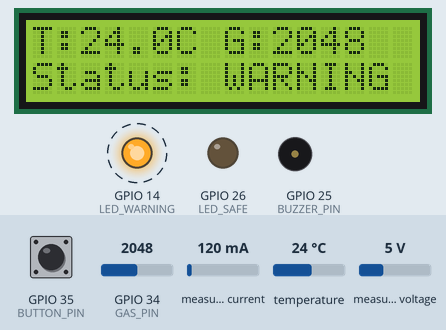
This sketch was run on a simulated ESP32. Shown: 16×2 character LCD, output pins drawn as LEDs (lit = HIGH), buzzer (waves = sounding, pin HIGH). Dashed ring = blinking. Inputs (shaded band) come from the test bench; at power-on: GPIO 34 (GAS_PIN) = 2048, GPIO 35 (BUTTON_PIN) HIGH, temperature 24 °C, measured current 120 mA, measured voltage 5 V. WiFi joins after 1.5 s; servers stay silent unless stated; uploads are accepted with an empty reply; not simulated (calls return 0 or success): secrets.h; what the sketch prints to the serial monitor is not drawn.

Above: at 2.9 s.
3.0 s: GPIO 34 (GAS_PIN) set to 1563
At 4.1 s:
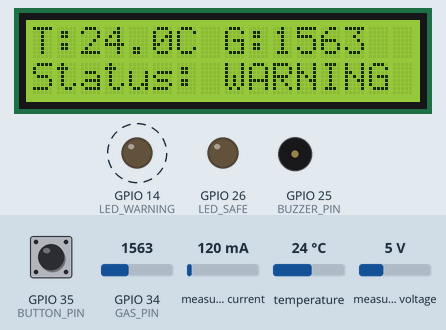
7.1 s: GPIO 34 (GAS_PIN) set to 1466
At 7.8 s:
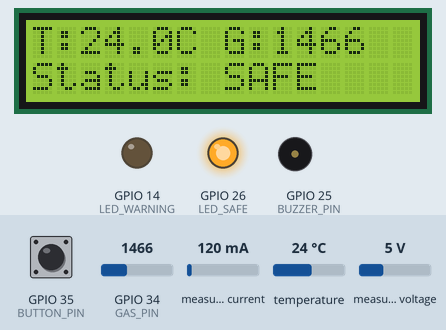
8.8 s: GPIO 34 (GAS_PIN) set to 2540
At 10.1 s:
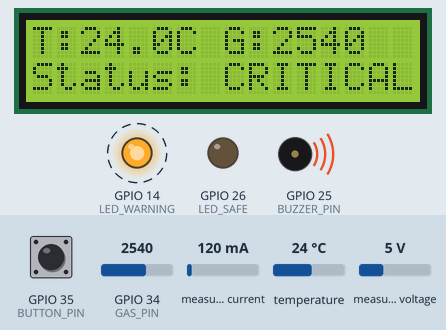
12.9 s: GPIO 35 (BUTTON_PIN) pulled LOW for 3.2 s
At 16.2 s:
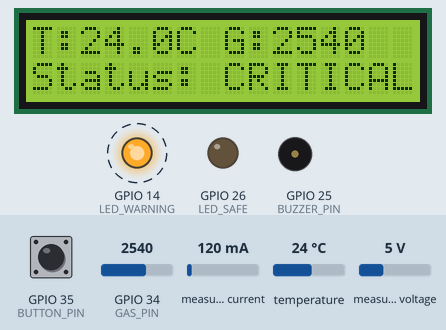
20.2 s: temperature set to 12 °C
At 20.8 s:
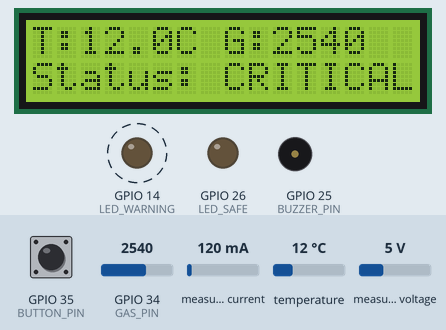
22.9 s: temperature set to 19 °C
At 24.2 s:
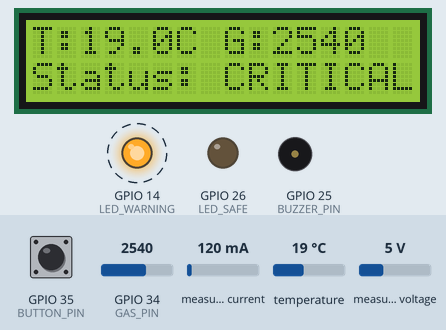
Timing chart, 0 to 26.9 s (numbered marks = the images above; inputs shaded):
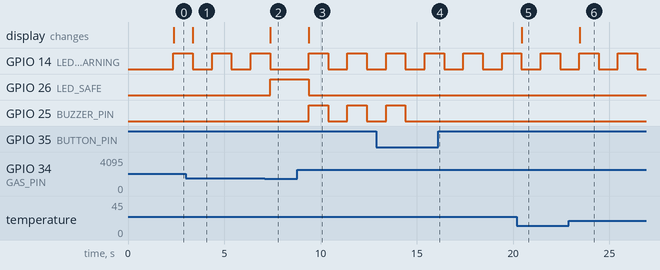

Measured:
- the behaviour switches between 1500 and 1499 on GPIO 34 (GAS_PIN) (found by bisection; images 1 and 2)
- after the input at 3.0 s, the display: changes after 0.38 s (image 1)
- after the input at 7.1 s, GPIO 14 (LED_WARNING): goes on until 7.4 s, then stays LOW; GPIO 26 (LED_SAFE): LOW → HIGH after 0.28 s; the display: changes after 0.29 s (image 2)
- after the input at 8.8 s, GPIO 14 (LED_WARNING), GPIO 25 (BUZZER_PIN): alternates HIGH for 1.0 s and LOW for 1.0 s, starting after 0.58 s; GPIO 26 (LED_SAFE): HIGH → LOW after 0.58 s; the display: changes after 0.60 s (image 3)
- after the input at 12.9 s, GPIO 25 (BUZZER_PIN): goes on until 14.4 s, then stays LOW
- after the input at 20.2 s, the display: changes after 0.24 s (image 5)
- after the input at 22.9 s, the display: changes after 0.55 s (image 6)
- by itself, GPIO 14 (LED_WARNING): alternates HIGH for 1.0 s and LOW for 1.0 s

The sketch:

industrial_shield.ino
```cpp
#include <Arduino.h>

#include "config.h"
#include "sensor_data.h"
#include "temperature_sensor.h"
#include "gas_sensor.h"
#include "power_monitor.h"
#include "risk_assessment.h"
#include "emergency_response.h"
#include "lcd_display.h"
#include "wifi_manager.h"
#include "backend_client.h"

bool inaAvailable = false;

unsigned long lastReadingTime = 0;
unsigned long lastBackendTime = 0;

SensorData readings;

void setup() {
    Serial.begin(115200);

    Serial.println();
    Serial.println("================================");
    Serial.println("       INDUSTRIAL SHIELD");
    Serial.println("================================");

    initTemperatureSensor();
    initGasSensor();
    setupEmergencyResponse();
    initLCD();

    inaAvailable = initPowerMonitor();

    Serial.print("INA219: ");
    Serial.println(inaAvailable ? "Connected" : "Not detected");

    connectWiFi();

    Serial.println("Initialization complete");
}

void loop() {
    unsigned long now = millis();

    if (now - lastReadingTime >= 1000) {
        lastReadingTime = now;

        readings.temperature = readTemperature();
        readings.gasLevel = readGasLevel();

        readings.voltage = 0;
        readings.current = 0;
        readings.power = 0;

        if (inaAvailable) {
            readings.voltage = readBusVoltage();
            readings.current = readCurrent();
            readings.power = readPower();
        }

        RiskLevel risk = calculateRisk(readings);

        updateEmergencyResponse(risk);

        updateLCD(
            readings.temperature,
            readings.gasLevel,
            risk
        );

        Serial.println("------------------------------");

        Serial.print("Temperature: ");
        Serial.println(readings.temperature);

        Serial.print("Gas: ");
        Serial.println(readings.gasLevel);

        if (inaAvailable) {
            Serial.print("Voltage: ");
            Serial.println(readings.voltage);

            Serial.print("Current: ");
            Serial.println(readings.current);

            Serial.print("Power: ");
            Serial.println(readings.power);
        }

        Serial.print("Risk: ");
        Serial.println(getRiskLabel(risk));

        Serial.println("------------------------------");
    }

    if (now - lastBackendTime >= 2000) {
        lastBackendTime = now;

        // Backend model rejects the -999 sensor-disconnected
        // value, so do not submit invalid temperature readings.
        if (readings.temperature > -100) {
            bool buzzerOn =
                digitalRead(BUZZER_PIN) == HIGH;

            sendSensorData(
                readings.gasLevel,
                readings.temperature,
                false,
                buzzerOn
            );
        } else {
            Serial.println(
                "Backend skipped: temperature sensor error"
            );
        }
    }

    delay(10);
}
```

backend_client.h
```cpp
#pragma once

#include <Arduino.h>
#include <WiFi.h>
#include <HTTPClient.h>
#include <ArduinoJson.h>

const char* BACKEND_URL =
     "http://192.168.1.4:8000/api/sensors/readings";

void sendSensorData(
    float gasValue,
    float temperature,
    bool relayOn,
    bool buzzerOn
) {
    if (WiFi.status() != WL_CONNECTED) {
        Serial.println("Backend skipped: Wi-Fi disconnected");
        return;
    }

    HTTPClient http;

    http.begin(BACKEND_URL);
    http.setTimeout(3000);
    http.addHeader("Content-Type", "application/json");

    StaticJsonDocument<200> doc;

    doc["gas_value"] = gasValue;
    doc["temperature"] = temperature;
    doc["relay_on"] = relayOn;
    doc["buzzer_on"] = buzzerOn;

    String requestBody;
    serializeJson(doc, requestBody);

    int responseCode = http.POST(requestBody);

    Serial.print("Backend response: ");
    Serial.println(responseCode);

    if (responseCode > 0) {
        Serial.println(http.getString());
    }

    http.end();
}
```

emergency_response.h
```cpp
#pragma once

#include <Arduino.h>
#include "config.h"
#include "risk_assessment.h"

bool alarmAcknowledged = false;
bool lastButtonState = HIGH;
bool buttonHandled = false;

unsigned long lastButtonChange = 0;
unsigned long lastBlinkTime = 0;
unsigned long lastBuzzerTime = 0;
unsigned long testUntil = 0;

bool warningLedState = false;
bool buzzerState = false;

void setupEmergencyResponse() {
    pinMode(BUTTON_PIN, INPUT);
    pinMode(BUZZER_PIN, OUTPUT);
    pinMode(LED_SAFE, OUTPUT);
    pinMode(LED_WARNING, OUTPUT);

    digitalWrite(BUZZER_PIN, LOW);
    digitalWrite(LED_SAFE, LOW);
    digitalWrite(LED_WARNING, LOW);

    Serial.println("Emergency Response Ready");
}

void updateEmergencyResponse(RiskLevel risk) {
    unsigned long now = millis();
    bool buttonState = digitalRead(BUTTON_PIN);

    if (buttonState != lastButtonState) {
        lastButtonChange = now;
        lastButtonState = buttonState;
    }

    if (now - lastButtonChange >= 40) {
        if (buttonState == LOW && !buttonHandled) {
            buttonHandled = true;

            if (risk != SAFE) {
                alarmAcknowledged = true;
                buzzerState = false;
                digitalWrite(BUZZER_PIN, LOW);
                Serial.println("Alarm silenced");
            } else {
                testUntil = now + 500;
                Serial.println("Buzzer test");
            }
        }

        if (buttonState == HIGH) {
            buttonHandled = false;
        }
    }

    if (risk == SAFE) {
        alarmAcknowledged = false;
        warningLedState = false;
        buzzerState = false;

        digitalWrite(LED_SAFE, HIGH);
        digitalWrite(LED_WARNING, LOW);
        digitalWrite(
            BUZZER_PIN,
            now < testUntil ? HIGH : LOW
        );

        return;
    }

    digitalWrite(LED_SAFE, LOW);

    unsigned long blinkInterval =
        (risk == CRITICAL) ? 150 : 700;

    if (now - lastBlinkTime >= blinkInterval) {
        lastBlinkTime = now;
        warningLedState = !warningLedState;
        digitalWrite(LED_WARNING, warningLedState);
    }

    if (risk == CRITICAL && !alarmAcknowledged) {
        if (now - lastBuzzerTime >= 250) {
            lastBuzzerTime = now;
            buzzerState = !buzzerState;
        }

        digitalWrite(BUZZER_PIN, buzzerState);
    } else {
        buzzerState = false;
        digitalWrite(BUZZER_PIN, LOW);
    }
}
```

gas_sensor.h
```cpp
#pragma once

#include <Arduino.h>
#include "config.h"

void initGasSensor() {
    pinMode(GAS_PIN, INPUT);
}

int readGasLevel() {
    return analogRead(GAS_PIN);
}
```

power_monitor.h
```cpp
#pragma once

#include <Arduino.h>
#include <Wire.h>
#include <Adafruit_INA219.h>

#include "config.h"

Adafruit_INA219 ina219;

bool initPowerMonitor() {
    Wire.begin(INA219_SDA, INA219_SCL);
    return ina219.begin();
}

float readBusVoltage() {
    return ina219.getBusVoltage_V();
}

float readCurrent() {
    return ina219.getCurrent_mA();
}

float readPower() {
    return ina219.getPower_mW();
}
```

risk_assessment.h
```cpp
#pragma once

#include "sensor_data.h"

enum RiskLevel {
    SAFE,
    WARNING,
    CRITICAL
};

RiskLevel calculateRisk(const SensorData& data) {
    if (data.temperature <= -100) {
        return WARNING;
    }

    if (data.temperature >= 70 || data.gasLevel >= 2500) {
        return CRITICAL;
    }

    if (data.temperature >= 55 || data.gasLevel >= 1500) {
        return WARNING;
    }

    return SAFE;
}

const char* getRiskLabel(RiskLevel level) {
    switch (level) {
        case SAFE: return "SAFE";
        case WARNING: return "WARNING";
        case CRITICAL: return "CRITICAL";
        default: return "UNKNOWN";
    }
}
```

sensor_data.h
```cpp
#pragma once

struct SensorData {
    float temperature;
    int gasLevel;
    float voltage;
    float current;
    float power;
};
```

temperature_sensor.h
```cpp
#pragma once

#include <Arduino.h>
#include <OneWire.h>
#include <DallasTemperature.h>
#include "config.h"

OneWire oneWire(TEMP_PIN);
DallasTemperature tempSensor(&oneWire);

void initTemperatureSensor() {
    tempSensor.begin();
}

float readTemperature() {
    tempSensor.requestTemperatures();

    float temperature = tempSensor.getTempCByIndex(0);

    if (temperature == DEVICE_DISCONNECTED_C) {
        return -999.0;
    }

    return temperature;
}
```

wifi_manager.h
```cpp
#pragma once

#include <Arduino.h>
#include <WiFi.h>
#include "secrets.h"

void connectWiFi() {
    Serial.println("Connecting to Wi-Fi...");

    WiFi.mode(WIFI_STA);
    WiFi.begin(WIFI_SSID, WIFI_PASSWORD);

    unsigned long startTime = millis();

    while (WiFi.status() != WL_CONNECTED &&
           millis() - startTime < 10000) {
        delay(500);
        Serial.print(".");
    }

    Serial.println();

    if (WiFi.status() == WL_CONNECTED) {
        Serial.println("Wi-Fi connected");
        Serial.println(WiFi.localIP());
    } else {
        Serial.println("Wi-Fi connection failed");
    }
}
```

config.h
```cpp
#pragma once

#include <Arduino.h>

// Sensors
const uint8_t TEMP_PIN = 32;
const uint8_t GAS_PIN = 34;

// Push button
const uint8_t BUTTON_PIN = 35;

// Buzzer and LEDs
const uint8_t BUZZER_PIN = 25;
const uint8_t LED_SAFE = 26;
const uint8_t LED_WARNING = 14;

// Relay
const uint8_t RELAY_PIN = 33;

// INA219
const uint8_t INA219_SDA = 13;
const uint8_t INA219_SCL = 27;

// LCD
const uint8_t LCD_RS = 18;
const uint8_t LCD_EN = 19;
const uint8_t LCD_D4 = 21;
const uint8_t LCD_D5 = 22;
const uint8_t LCD_D6 = 23;
const uint8_t LCD_D7 = 4;
```

lcd_display.h
```cpp
#pragma once

#include <Arduino.h>
#include <LiquidCrystal.h>
#include "config.h"
#include "risk_assessment.h"

LiquidCrystal lcd(
    LCD_RS, LCD_EN,
    LCD_D4, LCD_D5, LCD_D6, LCD_D7
);

void initLCD() {
    lcd.begin(16, 2);
    lcd.clear();
    lcd.setCursor(0, 0);
    lcd.print("INDUSTRIAL SHLD");
    lcd.setCursor(0, 1);
    lcd.print("Starting...");
}

void updateLCD(float temperature, int gasLevel, RiskLevel risk) {
    lcd.setCursor(0, 0);
    lcd.print("T:");

    if (temperature <= -100) {
        lcd.print("ERR ");
    } else {
        lcd.print(temperature, 1);
        lcd.print("C ");
    }

    lcd.print("G:");
    lcd.print(gasLevel);
    lcd.print("   ");

    lcd.setCursor(0, 1);
    lcd.print("Status: ");
    lcd.print(getRiskLabel(risk));
    lcd.print("       ");
}
```
